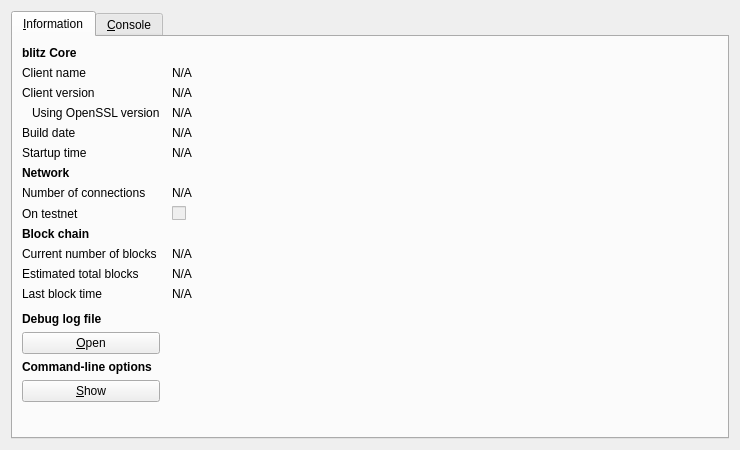
<?xml version="1.0" encoding="UTF-8"?>
<ui version="4.0">
 <class>RPCConsole</class>
 <widget class="QDialog" name="RPCConsole">
  <property name="geometry">
   <rect>
    <x>0</x>
    <y>0</y>
    <width>740</width>
    <height>450</height>
   </rect>
  </property>
  <property name="windowTitle">
   <string>blitz - Debug window</string>
  </property>
  <layout class="QVBoxLayout" name="verticalLayout_2">
   <item>
    <widget class="QTabWidget" name="tabWidget">
     <property name="currentIndex">
      <number>0</number>
     </property>
     <widget class="QWidget" name="tab_info">
      <attribute name="title">
       <string>&amp;Information</string>
      </attribute>
      <layout class="QGridLayout" name="gridLayout" columnstretch="0,1">
       <property name="horizontalSpacing">
        <number>12</number>
       </property>
       <item row="0" column="0">
        <widget class="QLabel" name="label_9">
         <property name="font">
          <font>
           <weight>75</weight>
           <bold>true</bold>
          </font>
         </property>
         <property name="text">
          <string>blitz Core</string>
         </property>
        </widget>
       </item>
       <item row="1" column="0">
        <widget class="QLabel" name="label_5">
         <property name="text">
          <string>Client name</string>
         </property>
        </widget>
       </item>
       <item row="1" column="1">
        <widget class="QLabel" name="clientName">
         <property name="cursor">
          <cursorShape>IBeamCursor</cursorShape>
         </property>
         <property name="text">
          <string>N/A</string>
         </property>
         <property name="textFormat">
          <enum>Qt::PlainText</enum>
         </property>
         <property name="textInteractionFlags">
          <set>Qt::LinksAccessibleByMouse|Qt::TextSelectableByKeyboard|Qt::TextSelectableByMouse</set>
         </property>
        </widget>
       </item>
       <item row="2" column="0">
        <widget class="QLabel" name="label_6">
         <property name="text">
          <string>Client version</string>
         </property>
        </widget>
       </item>
       <item row="2" column="1">
        <widget class="QLabel" name="clientVersion">
         <property name="cursor">
          <cursorShape>IBeamCursor</cursorShape>
         </property>
         <property name="text">
          <string>N/A</string>
         </property>
         <property name="textFormat">
          <enum>Qt::PlainText</enum>
         </property>
         <property name="textInteractionFlags">
          <set>Qt::LinksAccessibleByMouse|Qt::TextSelectableByKeyboard|Qt::TextSelectableByMouse</set>
         </property>
        </widget>
       </item>
       <item row="3" column="0">
        <widget class="QLabel" name="label_14">
         <property name="text">
          <string>Using OpenSSL version</string>
         </property>
         <property name="indent">
          <number>10</number>
         </property>
        </widget>
       </item>
       <item row="3" column="1">
        <widget class="QLabel" name="openSSLVersion">
         <property name="cursor">
          <cursorShape>IBeamCursor</cursorShape>
         </property>
         <property name="text">
          <string>N/A</string>
         </property>
         <property name="textFormat">
          <enum>Qt::PlainText</enum>
         </property>
         <property name="textInteractionFlags">
          <set>Qt::LinksAccessibleByMouse|Qt::TextSelectableByKeyboard|Qt::TextSelectableByMouse</set>
         </property>
        </widget>
       </item>
       <item row="4" column="0">
        <widget class="QLabel" name="label_12">
         <property name="text">
          <string>Build date</string>
         </property>
        </widget>
       </item>
       <item row="4" column="1">
        <widget class="QLabel" name="buildDate">
         <property name="cursor">
          <cursorShape>IBeamCursor</cursorShape>
         </property>
         <property name="text">
          <string>N/A</string>
         </property>
         <property name="textFormat">
          <enum>Qt::PlainText</enum>
         </property>
         <property name="textInteractionFlags">
          <set>Qt::LinksAccessibleByMouse|Qt::TextSelectableByKeyboard|Qt::TextSelectableByMouse</set>
         </property>
        </widget>
       </item>
       <item row="5" column="0">
        <widget class="QLabel" name="label_13">
         <property name="text">
          <string>Startup time</string>
         </property>
        </widget>
       </item>
       <item row="5" column="1">
        <widget class="QLabel" name="startupTime">
         <property name="cursor">
          <cursorShape>IBeamCursor</cursorShape>
         </property>
         <property name="text">
          <string>N/A</string>
         </property>
         <property name="textFormat">
          <enum>Qt::PlainText</enum>
         </property>
         <property name="textInteractionFlags">
          <set>Qt::LinksAccessibleByMouse|Qt::TextSelectableByKeyboard|Qt::TextSelectableByMouse</set>
         </property>
        </widget>
       </item>
       <item row="6" column="0">
        <widget class="QLabel" name="label_11">
         <property name="font">
          <font>
           <weight>75</weight>
           <bold>true</bold>
          </font>
         </property>
         <property name="text">
          <string>Network</string>
         </property>
        </widget>
       </item>
       <item row="7" column="0">
        <widget class="QLabel" name="label_7">
         <property name="text">
          <string>Number of connections</string>
         </property>
        </widget>
       </item>
       <item row="7" column="1">
        <widget class="QLabel" name="numberOfConnections">
         <property name="cursor">
          <cursorShape>IBeamCursor</cursorShape>
         </property>
         <property name="text">
          <string>N/A</string>
         </property>
         <property name="textFormat">
          <enum>Qt::PlainText</enum>
         </property>
         <property name="textInteractionFlags">
          <set>Qt::LinksAccessibleByMouse|Qt::TextSelectableByKeyboard|Qt::TextSelectableByMouse</set>
         </property>
        </widget>
       </item>
       <item row="8" column="0">
        <widget class="QLabel" name="label_8">
         <property name="text">
          <string>On testnet</string>
         </property>
        </widget>
       </item>
       <item row="8" column="1">
        <widget class="QCheckBox" name="isTestNet">
         <property name="enabled">
          <bool>false</bool>
         </property>
         <property name="text">
          <string/>
         </property>
        </widget>
       </item>
       <item row="9" column="0">
        <widget class="QLabel" name="label_10">
         <property name="font">
          <font>
           <weight>75</weight>
           <bold>true</bold>
          </font>
         </property>
         <property name="text">
          <string>Block chain</string>
         </property>
        </widget>
       </item>
       <item row="10" column="0">
        <widget class="QLabel" name="label_3">
         <property name="text">
          <string>Current number of blocks</string>
         </property>
        </widget>
       </item>
       <item row="10" column="1">
        <widget class="QLabel" name="numberOfBlocks">
         <property name="cursor">
          <cursorShape>IBeamCursor</cursorShape>
         </property>
         <property name="text">
          <string>N/A</string>
         </property>
         <property name="textFormat">
          <enum>Qt::PlainText</enum>
         </property>
         <property name="textInteractionFlags">
          <set>Qt::LinksAccessibleByMouse|Qt::TextSelectableByKeyboard|Qt::TextSelectableByMouse</set>
         </property>
        </widget>
       </item>
       <item row="11" column="0">
        <widget class="QLabel" name="label_4">
         <property name="text">
          <string>Estimated total blocks</string>
         </property>
        </widget>
       </item>
       <item row="11" column="1">
        <widget class="QLabel" name="totalBlocks">
         <property name="cursor">
          <cursorShape>IBeamCursor</cursorShape>
         </property>
         <property name="text">
          <string>N/A</string>
         </property>
         <property name="textFormat">
          <enum>Qt::PlainText</enum>
         </property>
         <property name="textInteractionFlags">
          <set>Qt::LinksAccessibleByMouse|Qt::TextSelectableByKeyboard|Qt::TextSelectableByMouse</set>
         </property>
        </widget>
       </item>
       <item row="12" column="0">
        <widget class="QLabel" name="label_2">
         <property name="text">
          <string>Last block time</string>
         </property>
        </widget>
       </item>
       <item row="12" column="1">
        <widget class="QLabel" name="lastBlockTime">
         <property name="cursor">
          <cursorShape>IBeamCursor</cursorShape>
         </property>
         <property name="text">
          <string>N/A</string>
         </property>
         <property name="textFormat">
          <enum>Qt::PlainText</enum>
         </property>
         <property name="textInteractionFlags">
          <set>Qt::LinksAccessibleByMouse|Qt::TextSelectableByKeyboard|Qt::TextSelectableByMouse</set>
         </property>
        </widget>
       </item>
       <item row="13" column="0">
        <spacer name="verticalSpacer_2">
         <property name="orientation">
          <enum>Qt::Vertical</enum>
         </property>
         <property name="sizeHint" stdset="0">
          <size>
           <width>20</width>
           <height>20</height>
          </size>
         </property>
        </spacer>
       </item>
       <item row="14" column="0">
        <widget class="QLabel" name="labelDebugLogfile">
         <property name="font">
          <font>
           <weight>75</weight>
           <bold>true</bold>
          </font>
         </property>
         <property name="text">
          <string>Debug log file</string>
         </property>
        </widget>
       </item>
       <item row="15" column="0">
        <widget class="QPushButton" name="openDebugLogfileButton">
         <property name="toolTip">
          <string>Open the blitz debug log file from the current data directory. This can take a few seconds for large log files.</string>
         </property>
         <property name="text">
          <string>&amp;Open</string>
         </property>
         <property name="autoDefault">
          <bool>false</bool>
         </property>
        </widget>
       </item>
       <item row="16" column="0">
        <widget class="QLabel" name="labelCLOptions">
         <property name="font">
          <font>
           <weight>75</weight>
           <bold>true</bold>
          </font>
         </property>
         <property name="text">
          <string>Command-line options</string>
         </property>
        </widget>
       </item>
       <item row="17" column="0">
        <widget class="QPushButton" name="showCLOptionsButton">
         <property name="toolTip">
          <string>Show the blitz-Qt help message to get a list with possible blitz command-line options.</string>
         </property>
         <property name="text">
          <string>&amp;Show</string>
         </property>
         <property name="autoDefault">
          <bool>false</bool>
         </property>
        </widget>
       </item>
       <item row="18" column="0">
        <spacer name="verticalSpacer">
         <property name="orientation">
          <enum>Qt::Vertical</enum>
         </property>
         <property name="sizeHint" stdset="0">
          <size>
           <width>20</width>
           <height>40</height>
          </size>
         </property>
        </spacer>
       </item>
      </layout>
     </widget>
     <widget class="QWidget" name="tab_console">
      <attribute name="title">
       <string>&amp;Console</string>
      </attribute>
      <layout class="QVBoxLayout" name="verticalLayout_3">
       <property name="spacing">
        <number>3</number>
       </property>
       <item>
        <widget class="QTextEdit" name="messagesWidget">
         <property name="minimumSize">
          <size>
           <width>0</width>
           <height>100</height>
          </size>
         </property>
         <property name="readOnly">
          <bool>true</bool>
         </property>
         <property name="tabKeyNavigation" stdset="0">
          <bool>false</bool>
         </property>
         <property name="columnCount" stdset="0">
          <number>2</number>
         </property>
        </widget>
       </item>
       <item>
        <layout class="QHBoxLayout" name="horizontalLayout">
         <property name="spacing">
          <number>3</number>
         </property>
         <item>
          <widget class="QLabel" name="label">
           <property name="text">
            <string notr="true">&gt;</string>
           </property>
          </widget>
         </item>
         <item>
          <widget class="QLineEdit" name="lineEdit"/>
         </item>
         <item>
          <widget class="QPushButton" name="clearButton">
           <property name="maximumSize">
            <size>
             <width>24</width>
             <height>24</height>
            </size>
           </property>
           <property name="toolTip">
            <string>Clear console</string>
           </property>
           <property name="text">
            <string/>
           </property>
           <property name="icon">
            <iconset resource="../bitcoin.qrc">
             <normaloff>:/icons/remove</normaloff>:/icons/remove</iconset>
           </property>
           <property name="shortcut">
            <string notr="true">Ctrl+L</string>
           </property>
           <property name="autoDefault">
            <bool>false</bool>
           </property>
          </widget>
         </item>
        </layout>
       </item>
      </layout>
     </widget>
    </widget>
   </item>
  </layout>
 </widget>
 <resources>
  <include location="../bitcoin.qrc"/>
 </resources>
 <connections/>
</ui>
